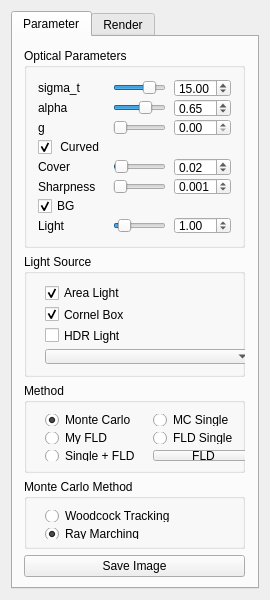
<?xml version="1.0" encoding="UTF-8"?>
<ui version="4.0">
 <class>WidgetClass</class>
 <widget class="QWidget" name="WidgetClass">
  <property name="geometry">
   <rect>
    <x>0</x>
    <y>0</y>
    <width>270</width>
    <height>600</height>
   </rect>
  </property>
  <property name="windowTitle">
   <string>Volume Rendering Demo</string>
  </property>
  <layout class="QGridLayout" name="gridLayout_4">
   <item row="0" column="0">
    <widget class="QTabWidget" name="tabWidget">
     <property name="currentIndex">
      <number>0</number>
     </property>
     <widget class="QWidget" name="tab">
      <attribute name="title">
       <string>Parameter</string>
      </attribute>
      <widget class="QWidget" name="layoutWidget">
       <property name="geometry">
        <rect>
         <x>0</x>
         <y>0</y>
         <width>243</width>
         <height>551</height>
        </rect>
       </property>
       <layout class="QVBoxLayout" name="verticalLayout">
        <item>
         <widget class="QGroupBox" name="groupBox_2">
          <property name="maximumSize">
           <size>
            <width>16777215</width>
            <height>200</height>
           </size>
          </property>
          <property name="title">
           <string>Optical Parameters</string>
          </property>
          <layout class="QVBoxLayout" name="verticalLayout_2">
           <item>
            <layout class="QGridLayout" name="gridLayout">
             <property name="sizeConstraint">
              <enum>QLayout::SetDefaultConstraint</enum>
             </property>
             <property name="horizontalSpacing">
              <number>8</number>
             </property>
             <property name="verticalSpacing">
              <number>2</number>
             </property>
             <item row="2" column="2">
              <widget class="QSlider" name="horizontalSlider_3">
               <property name="maximum">
                <number>100</number>
               </property>
               <property name="orientation">
                <enum>Qt::Horizontal</enum>
               </property>
              </widget>
             </item>
             <item row="1" column="2">
              <widget class="QSlider" name="horizontalSlider_2">
               <property name="value">
                <number>65</number>
               </property>
               <property name="orientation">
                <enum>Qt::Horizontal</enum>
               </property>
              </widget>
             </item>
             <item row="1" column="1">
              <widget class="QLabel" name="label_2">
               <property name="text">
                <string>alpha</string>
               </property>
              </widget>
             </item>
             <item row="2" column="1">
              <widget class="QLabel" name="label_3">
               <property name="text">
                <string>g</string>
               </property>
              </widget>
             </item>
             <item row="0" column="1">
              <widget class="QLabel" name="label">
               <property name="text">
                <string>sigma_t</string>
               </property>
              </widget>
             </item>
             <item row="0" column="2">
              <widget class="QSlider" name="horizontalSlider">
               <property name="maximum">
                <number>200</number>
               </property>
               <property name="singleStep">
                <number>1</number>
               </property>
               <property name="value">
                <number>150</number>
               </property>
               <property name="orientation">
                <enum>Qt::Horizontal</enum>
               </property>
              </widget>
             </item>
             <item row="3" column="1">
              <widget class="QCheckBox" name="checkBox_3">
               <property name="text">
                <string> Curved</string>
               </property>
               <property name="checked">
                <bool>true</bool>
               </property>
               <property name="tristate">
                <bool>false</bool>
               </property>
              </widget>
             </item>
             <item row="1" column="3">
              <widget class="QDoubleSpinBox" name="doubleSpinBox_2">
               <property name="maximum">
                <double>1.000000000000000</double>
               </property>
               <property name="singleStep">
                <double>0.010000000000000</double>
               </property>
               <property name="value">
                <double>0.650000000000000</double>
               </property>
              </widget>
             </item>
             <item row="2" column="3">
              <widget class="QDoubleSpinBox" name="doubleSpinBox_3">
               <property name="maximum">
                <double>1.000000000000000</double>
               </property>
               <property name="singleStep">
                <double>0.010000000000000</double>
               </property>
              </widget>
             </item>
             <item row="4" column="1">
              <widget class="QLabel" name="label_4">
               <property name="text">
                <string>Cover</string>
               </property>
              </widget>
             </item>
             <item row="4" column="3">
              <widget class="QDoubleSpinBox" name="doubleSpinBox_4">
               <property name="maximum">
                <double>1.000000000000000</double>
               </property>
               <property name="singleStep">
                <double>0.010000000000000</double>
               </property>
               <property name="value">
                <double>0.020000000000000</double>
               </property>
              </widget>
             </item>
             <item row="0" column="3">
              <widget class="QDoubleSpinBox" name="doubleSpinBox">
               <property name="decimals">
                <number>2</number>
               </property>
               <property name="maximum">
                <double>20.000000000000000</double>
               </property>
               <property name="singleStep">
                <double>0.100000000000000</double>
               </property>
               <property name="value">
                <double>15.000000000000000</double>
               </property>
              </widget>
             </item>
             <item row="4" column="2">
              <widget class="QSlider" name="horizontalSlider_4">
               <property name="maximum">
                <number>100</number>
               </property>
               <property name="value">
                <number>2</number>
               </property>
               <property name="orientation">
                <enum>Qt::Horizontal</enum>
               </property>
              </widget>
             </item>
             <item row="5" column="1">
              <widget class="QLabel" name="label_5">
               <property name="text">
                <string>Sharpness</string>
               </property>
              </widget>
             </item>
             <item row="7" column="1">
              <widget class="QLabel" name="label_6">
               <property name="text">
                <string>Light</string>
               </property>
              </widget>
             </item>
             <item row="7" column="3">
              <widget class="QDoubleSpinBox" name="doubleSpinBox_6">
               <property name="maximum">
                <double>10.000000000000000</double>
               </property>
               <property name="value">
                <double>1.000000000000000</double>
               </property>
              </widget>
             </item>
             <item row="5" column="3">
              <widget class="QDoubleSpinBox" name="doubleSpinBox_5">
               <property name="decimals">
                <number>3</number>
               </property>
               <property name="maximum">
                <double>1.000000000000000</double>
               </property>
               <property name="singleStep">
                <double>0.010000000000000</double>
               </property>
               <property name="value">
                <double>0.001000000000000</double>
               </property>
              </widget>
             </item>
             <item row="7" column="2">
              <widget class="QSlider" name="horizontalSlider_6">
               <property name="maximum">
                <number>100</number>
               </property>
               <property name="value">
                <number>10</number>
               </property>
               <property name="orientation">
                <enum>Qt::Horizontal</enum>
               </property>
              </widget>
             </item>
             <item row="6" column="1">
              <widget class="QCheckBox" name="checkBox_4">
               <property name="text">
                <string>BG</string>
               </property>
               <property name="checked">
                <bool>true</bool>
               </property>
               <property name="tristate">
                <bool>false</bool>
               </property>
              </widget>
             </item>
             <item row="5" column="2">
              <widget class="QSlider" name="horizontalSlider_5">
               <property name="maximum">
                <number>1000</number>
               </property>
               <property name="singleStep">
                <number>10</number>
               </property>
               <property name="pageStep">
                <number>100</number>
               </property>
               <property name="value">
                <number>1</number>
               </property>
               <property name="orientation">
                <enum>Qt::Horizontal</enum>
               </property>
              </widget>
             </item>
            </layout>
           </item>
          </layout>
         </widget>
        </item>
        <item>
         <widget class="QGroupBox" name="groupBox_3">
          <property name="maximumSize">
           <size>
            <width>16777215</width>
            <height>125</height>
           </size>
          </property>
          <property name="title">
           <string>Light Source</string>
          </property>
          <widget class="QWidget" name="layoutWidget">
           <property name="geometry">
            <rect>
             <x>10</x>
             <y>20</y>
             <width>231</width>
             <height>101</height>
            </rect>
           </property>
           <layout class="QGridLayout" name="gridLayout_3">
            <item row="2" column="0">
             <widget class="QCheckBox" name="checkBox_2">
              <property name="text">
               <string>HDR Light</string>
              </property>
              <property name="checked">
               <bool>false</bool>
              </property>
             </widget>
            </item>
            <item row="0" column="0">
             <widget class="QCheckBox" name="checkBox">
              <property name="text">
               <string>Area Light</string>
              </property>
              <property name="checkable">
               <bool>true</bool>
              </property>
              <property name="checked">
               <bool>true</bool>
              </property>
             </widget>
            </item>
            <item row="1" column="0">
             <widget class="QCheckBox" name="checkBox_5">
              <property name="text">
               <string>Cornel Box</string>
              </property>
              <property name="checked">
               <bool>true</bool>
              </property>
             </widget>
            </item>
            <item row="3" column="0">
             <widget class="QComboBox" name="comboBox"/>
            </item>
           </layout>
          </widget>
         </widget>
        </item>
        <item>
         <widget class="QGroupBox" name="groupBox_4">
          <property name="maximumSize">
           <size>
            <width>16777215</width>
            <height>90</height>
           </size>
          </property>
          <property name="title">
           <string>Method</string>
          </property>
          <widget class="QWidget" name="gridLayoutWidget_2">
           <property name="geometry">
            <rect>
             <x>10</x>
             <y>20</y>
             <width>231</width>
             <height>69</height>
            </rect>
           </property>
           <layout class="QGridLayout" name="gridLayout_2">
            <item row="1" column="0">
             <widget class="QRadioButton" name="radioButton_2">
              <property name="text">
               <string>My FLD</string>
              </property>
              <property name="checked">
               <bool>false</bool>
              </property>
             </widget>
            </item>
            <item row="0" column="0">
             <widget class="QRadioButton" name="radioButton">
              <property name="text">
               <string>Monte Carlo</string>
              </property>
              <property name="checked">
               <bool>true</bool>
              </property>
             </widget>
            </item>
            <item row="0" column="1">
             <widget class="QRadioButton" name="radioButton_4">
              <property name="text">
               <string>MC Single</string>
              </property>
             </widget>
            </item>
            <item row="1" column="1">
             <widget class="QRadioButton" name="radioButton_3">
              <property name="text">
               <string>FLD Single</string>
              </property>
             </widget>
            </item>
            <item row="2" column="0">
             <widget class="QRadioButton" name="radioButton_5">
              <property name="text">
               <string>Single + FLD</string>
              </property>
             </widget>
            </item>
            <item row="2" column="1">
             <widget class="QPushButton" name="pushButton">
              <property name="text">
               <string>FLD</string>
              </property>
             </widget>
            </item>
           </layout>
          </widget>
         </widget>
        </item>
        <item>
         <widget class="QGroupBox" name="groupBox_5">
          <property name="maximumSize">
           <size>
            <width>16777215</width>
            <height>70</height>
           </size>
          </property>
          <property name="title">
           <string>Monte Carlo Method</string>
          </property>
          <widget class="QWidget" name="gridLayoutWidget_3">
           <property name="geometry">
            <rect>
             <x>10</x>
             <y>20</y>
             <width>221</width>
             <height>51</height>
            </rect>
           </property>
           <layout class="QGridLayout" name="gridLayout_6">
            <item row="0" column="0">
             <widget class="QRadioButton" name="radioButton_woodcock">
              <property name="text">
               <string>Woodcock Tracking</string>
              </property>
             </widget>
            </item>
            <item row="1" column="0">
             <widget class="QRadioButton" name="radioButton_raymarching">
              <property name="text">
               <string>Ray Marching</string>
              </property>
              <property name="checked">
               <bool>true</bool>
              </property>
             </widget>
            </item>
           </layout>
          </widget>
         </widget>
        </item>
        <item>
         <widget class="QPushButton" name="pushButton_2">
          <property name="text">
           <string>Save Image</string>
          </property>
         </widget>
        </item>
       </layout>
      </widget>
     </widget>
     <widget class="QWidget" name="tab_2">
      <attribute name="title">
       <string>Render</string>
      </attribute>
      <widget class="QWidget" name="layoutWidget">
       <property name="geometry">
        <rect>
         <x>0</x>
         <y>10</y>
         <width>241</width>
         <height>261</height>
        </rect>
       </property>
       <layout class="QVBoxLayout" name="verticalLayout_3">
        <item>
         <widget class="QGroupBox" name="groupBox">
          <property name="title">
           <string>Sequence</string>
          </property>
          <widget class="QWidget" name="gridLayoutWidget">
           <property name="geometry">
            <rect>
             <x>10</x>
             <y>19</y>
             <width>221</width>
             <height>201</height>
            </rect>
           </property>
           <layout class="QGridLayout" name="gridLayout_5">
            <item row="4" column="0">
             <widget class="QLabel" name="label_11">
              <property name="text">
               <string>Image Path</string>
              </property>
             </widget>
            </item>
            <item row="3" column="2">
             <widget class="QSpinBox" name="spinBox_3">
              <property name="maximum">
               <number>999</number>
              </property>
             </widget>
            </item>
            <item row="1" column="2">
             <widget class="QSpinBox" name="spinBox">
              <property name="maximum">
               <number>9999</number>
              </property>
              <property name="value">
               <number>100</number>
              </property>
             </widget>
            </item>
            <item row="5" column="2">
             <widget class="QPushButton" name="pushButton_3Rendering">
              <property name="enabled">
               <bool>false</bool>
              </property>
              <property name="text">
               <string>Rendering</string>
              </property>
             </widget>
            </item>
            <item row="4" column="2">
             <widget class="QLineEdit" name="lineEdit_5">
              <property name="readOnly">
               <bool>true</bool>
              </property>
             </widget>
            </item>
            <item row="2" column="0">
             <widget class="QLabel" name="label_8">
              <property name="text">
               <string>Min ID</string>
              </property>
             </widget>
            </item>
            <item row="3" column="0">
             <widget class="QLabel" name="label_9">
              <property name="text">
               <string>Max ID</string>
              </property>
             </widget>
            </item>
            <item row="1" column="0">
             <widget class="QLabel" name="label_7">
              <property name="text">
               <string>Max Sample</string>
              </property>
             </widget>
            </item>
            <item row="0" column="3">
             <widget class="QPushButton" name="pushButton_VolumePath">
              <property name="maximumSize">
               <size>
                <width>30</width>
                <height>16777215</height>
               </size>
              </property>
              <property name="text">
               <string>..</string>
              </property>
             </widget>
            </item>
            <item row="0" column="2">
             <widget class="QLineEdit" name="lineEdit_4"/>
            </item>
            <item row="0" column="0">
             <widget class="QLabel" name="label_10">
              <property name="text">
               <string>Vol Path</string>
              </property>
             </widget>
            </item>
            <item row="2" column="2">
             <widget class="QSpinBox" name="spinBox_2">
              <property name="maximum">
               <number>999</number>
              </property>
             </widget>
            </item>
            <item row="5" column="0">
             <widget class="QPushButton" name="pushButton_Pause">
              <property name="maximumSize">
               <size>
                <width>60</width>
                <height>16777215</height>
               </size>
              </property>
              <property name="text">
               <string>Pause</string>
              </property>
             </widget>
            </item>
           </layout>
          </widget>
         </widget>
        </item>
        <item>
         <widget class="QProgressBar" name="progressBar">
          <property name="enabled">
           <bool>false</bool>
          </property>
          <property name="value">
           <number>100</number>
          </property>
         </widget>
        </item>
       </layout>
      </widget>
     </widget>
    </widget>
   </item>
  </layout>
 </widget>
 <layoutdefault spacing="6" margin="11"/>
 <resources/>
 <connections/>
</ui>
